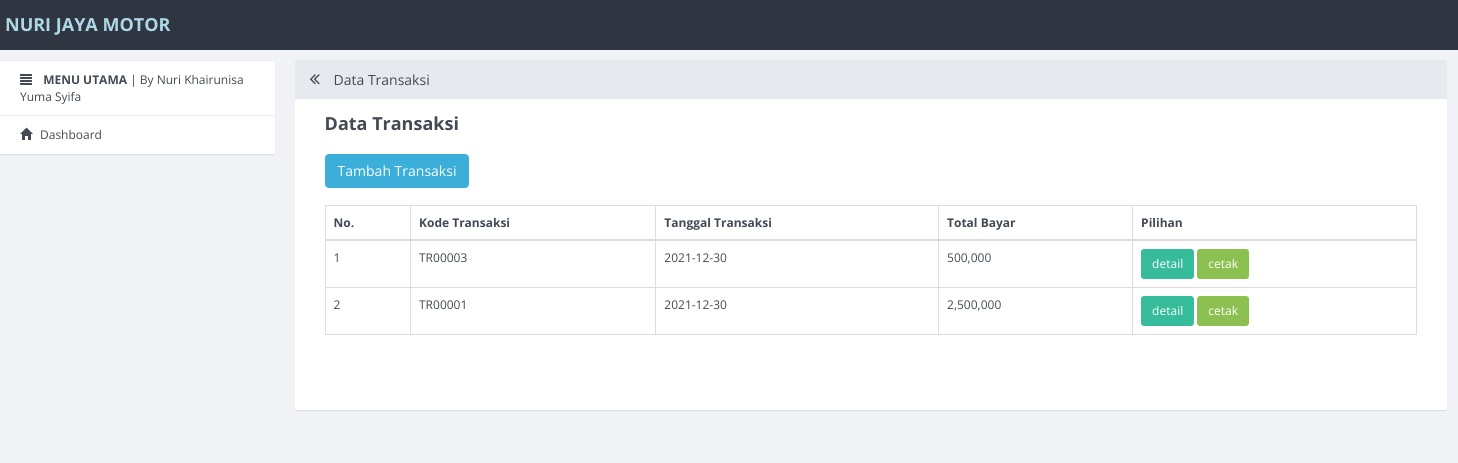
The page /index.php/app/penjualan on the database its author committed.
### tables this page shows
CREATE TABLE `transaksi` (
  `id_transaksi` int(11) NOT NULL,
  `kode_transaksi` varchar(10) DEFAULT NULL,
  `tgl_transaksi` date DEFAULT NULL,
  `total_harga` int(11) DEFAULT NULL
);

### application/controllers/App.php (called while the page is built, shortened)
<?php
class App extends CI_Controller {
				?>
		<?php
	public function penjualan()
	{
		$data = array(
			'konten' => 'penjualan',
			'judul' => 'Data Transaksi',
		);
		$this->load->view('v_index',$data);
	}
}

### index.php (called while the page is built, shortened)
<?php
require_once BASEPATH.'core/CodeIgniter.php';

### application/views/penjualan.php (the view)
<div class="row">
	<div class="col-md-4">
		<a href="app/tambah_penjualan" class="btn btn-primary">Tambah Transaksi</a>
	</div>
	<div class="col-md-4"></div>
	<div class="col-md-4"></div><br><br><br>
	<div class="col-md-12">
		<table class="table table-bordered" style="margin-bottom: 10px" id="example">
			<thead>
				<tr>
					<th>No.</th>
					<th>Kode Transaksi</th>
					<th>Tanggal Transaksi</th>
					<th>Total Bayar</th>
					<th>Pilihan</th>
				</tr>
			</thead>
			<tbody>
				<?php
				$sql = $this->db->query("SELECT * FROM transaksi order by id_transaksi DESC");
				$no = 1;
				foreach ($sql->result() as $row) {
				 ?>
				<tr>
					<td><?php echo $no++; ?></td>
					<td><?php echo $row->kode_transaksi; ?></td>
					<td><?php echo $row->tgl_transaksi; ?></td>
					<td><?php echo number_format($row->total_harga); ?></td>
					<td>
						<a href="app/detail_penjualan/<?php echo $row->kode_transaksi ?>" class="btn btn-info btn-sm">detail</a>
						<a href="app/cetak_penjualan/<?php echo $row->kode_transaksi ?>" target="_blank" class="btn btn-success btn-sm">cetak</a>
					</td>
				</tr>
				<?php } ?>
			</tbody>
		</table>
	</div>
</div>

### rows shown on the page
transaksi: kode_transaksi "TR00003", tgl_transaksi "2021-12-30", total_harga "500,000"
transaksi: kode_transaksi "TR00001", tgl_transaksi "2021-12-30", total_harga "2,500,000"

### other values the page prints
$judul "Data Transaksi"
